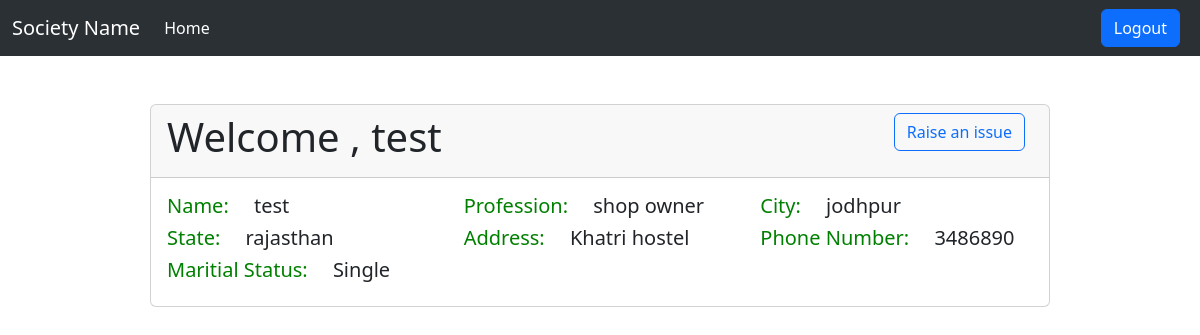
The page / (signed in) on the database its author committed.
### main/models.py (models this page shows, shortened)
class Member(models.Model):
    name = models.CharField(max_length=50)
    password = models.CharField(max_length=50)
    contact_num = models.CharField(max_length=20)
    city = models.CharField(max_length=20)
    state = models.CharField(max_length=20)
    address = models.TextField(max_length=100)
    marritial_status = models.CharField(max_length=10)
    profession = models.CharField(max_length=30)
    isAdmin = models.BooleanField(default=False)
    family_members = models.TextField(max_length=80,blank=True, null=True)
    wing = models.OneToOneField(Wing, blank=True, null=True, on_delete=models.CASCADE)
    flat = models.OneToOneField(Flat, blank=True, null=True,on_delete=models.CASCADE)

### main/views.py (the view)
def home(request):
    if('username' in request.session):
        session_user = request.session['username']
        member_data = Member.objects.get(name=session_user)
        return render(request, 'welcome.html', {'session_user': request.session['username'], 'member_data': member_data})
    elif('admin_user' in request.session):
        return redirect('dashboard')
    else:
        return render(request,'home.html')

### main/templates/welcome.html (shortened to what this page needs)
{% extends 'base.html' %}
{% block content %}
<div class="d-flex justify-content-center my-5">
    <div class="card w-75">
        <div class="card-header">
            <div class="row">
                <div class="col-6">
                    <h1>Welcome , {{request.session.username}}</h1>
                </div>
                <div class="col-6">
                    <button type="button" class="btn btn-outline-primary mx-2 float-end" id="raise_issue_btn">
                        Raise an issue
                    </button>
                </div>
            </div>
        </div>
        <div class="card-body">
            <div class="row">
                <div class="col-4 ">
                    <h5><span style="color: green; margin-right: 20px;">Name:</span> {{member_data.name}}</h5>
                </div>
                <div class="col-4 ">
                    <h5><span style="color: green; margin-right: 20px;">Profession:</span> {{member_data.profession}}
                    </h5>
                </div>
                <div class="col-4 ">
                    <h5><span style="color: green; margin-right: 20px;">City:</span> {{member_data.city}}</h5>
                </div>
                <div class="col-4 ">
                    <h5><span style="color: green; margin-right: 20px;">State:</span> {{member_data.state}}</h5>
                </div>
                <div class="col-4 ">
                    <h5><span style="color: green; margin-right: 20px;">Address:</span> {{member_data.address}}</h5>
                </div>
                <div class="col-4 ">
                    <h5><span style="color: green; margin-right: 20px;">Phone Number:</span> {{member_data.contact_num}}
                    </h5>
                </div>
                <div class="col-4 ">
                    <h5><span style="color: green; margin-right: 20px;">Maritial Status:</span>
                        {{member_data.marritial_status}}</h5>
                </div>
            </div>
        </div>
    </div>
</div>
{% endblock %}

### rows shown on the page
Member: name "test", profession "shop owner", city "jodhpur", state "rajasthan", address "Khatri hostel", contact_num "3486890", marritial_status "Single"

### other values the page prints
{{ request.session.username }} "test"
